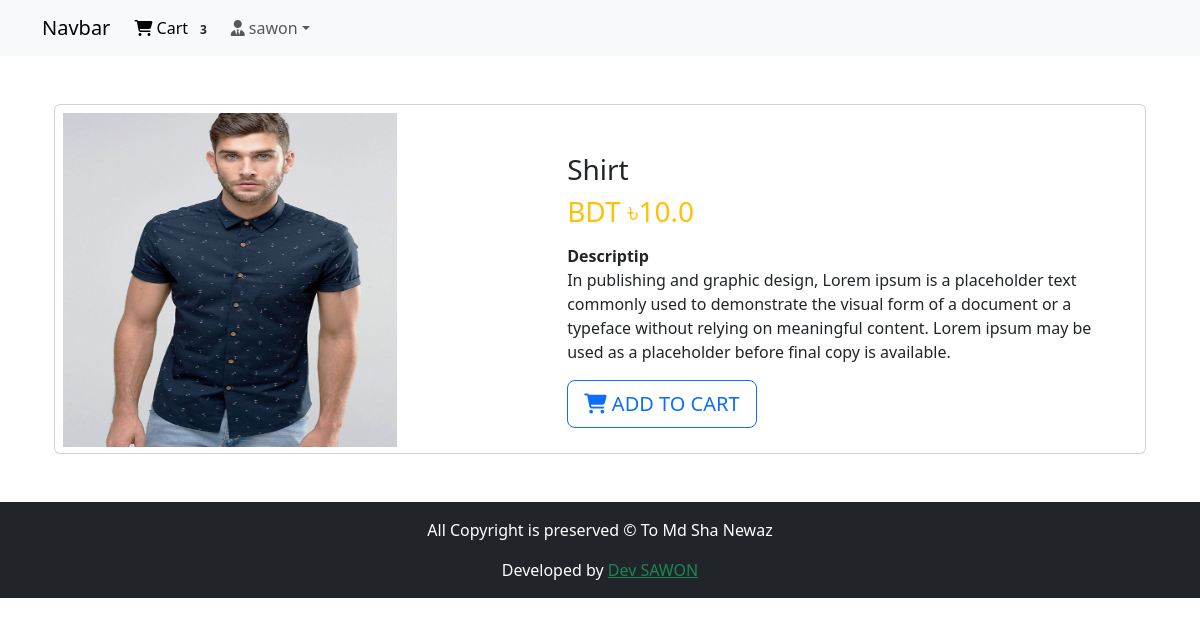
/product/1/ (signed in), run on the app's committed database.
### Login_App/models.py (models this page shows, shortened)
class User(AbstractBaseUser, PermissionsMixin):
    email = models.EmailField(unique=True, null=False)
    is_staff = models.BooleanField(
        _('staff status'),
        default = False,
        help_text = _('Designates whether the user can log in this site')
    )
    is_active = models.BooleanField(
        _('active'),
        default = True,
        help_text = _('Designate whether this user should be treated as active. Unselect this instead of deleting accounts')
    )
    USERNAME_FIELD = 'email'
    objects = MyUserMangerModel()

class ProfileModel(models.Model):
    user = models.OneToOneField(User, on_delete=models.CASCADE, related_name='profile')
    username = models.CharField(max_length=264, blank=True)
    full_name = models.CharField(max_length=264, blank=True)
    address_1 = models.TextField(max_length=300, blank=True)
    city = models.CharField(max_length=50, blank=True)
    zipcode = models.CharField(max_length=10, blank=True)
    country = models.CharField(max_length=50, blank=True)
    phone = models.CharField(max_length=20, blank=True)
    date_joined = models.DateField(auto_now_add=True)

### Order_App/models.py (models this page shows, shortened)
class OrderModel(models.Model):
    orderitems = models.ManyToManyField(CartModel)
    user = models.ForeignKey(settings.AUTH_USER_MODEL, on_delete=models.CASCADE)
    ordered =models.BooleanField(default=False) #payment is not complete
    created = models.DateTimeField(auto_now_add=True)
    paymentID = models.CharField(max_length=264, blank=True, null=True)
    orderdID = models.CharField(max_length=200, blank=True, null=True)

### Shop_App/models.py (models this page shows, shortened)
class ProductModel(models.Model):
    mainimage = models.ImageField(upload_to='Products')
    name = models.CharField(max_length=264)
    category = models.ForeignKey(CategoryModel, on_delete=models.CASCADE, related_name='category')
    preview_text = models.TextField(max_length=200, verbose_name='Preview Text')
    detail_text = models.TextField(max_length=1000, verbose_name='Description')
    price = models.FloatField()
    old_price = models.FloatField(default=0.00)
    created = models.DateTimeField(auto_now_add=True)
    class Meta:
        ordering = ['-created']

### Shop_App/views.py (the view)
# urls.py: path('product/<pk>/', views.ProductDetailView.as_view(), name='product_detail'),
class ProductDetailView(LoginRequiredMixin, DetailView):
    model = ProductModel
    title = "Product Details"
    template_name = 'Shop_App/product_detail.html'
    def get_context_data(self, **kwargs):
        context = super().get_context_data(**kwargs)
        context["title"] = self.title
        return context

### Order_App/templatetags/cart_tag.py (called while the page is built)
@register.filter()
def cart_total(user):
    order = OrderModel.objects.filter(user=user, ordered=False)
    if order.exists():
        return order[0].orderitems.count()
    else:
        return 0

### templates/Shop_App/product_detail.html (shortened to what this page needs)
{% extends 'index.html' %}
{% block body_block %}
<div class=" container my-5">
    <div class="card">
        <div class="row">
            <aside class="col-sm-5 border-right">
                <article class="gallery-wrap">
                    <div class="img-big-wrap">
                        <div>
                            <a href=""><img src="/media/{{ object.mainimage }}" alt="" class="img p-2"></a>
                        </div>
                    </div>
                </article>
            </aside>
            <aside class="col-sm-7">
                <article class="card-body p-5">
                    <h3 class="title mp-3">{{ object.name }}</h3>
                    <p class="price-detail-wrap">
                        <span class="price h3 text-warning">
                            <span class="currency">BDT &#2547;</span><span class="num">{{ object.price }}</span>
                        </span>
                    </p>
                    <dl class="item-property">
                        <dt>Descriptip</dt>
                        <dd>
                            <p>{{ object.detail_text }}</p>
                        </dd>
                    </dl>
                    <a href="{% url 'Order_App:add' pk=object.pk %}" class="btn btn-lg btn-outline-primary text-uppercase"><i class="fa-solid fa-cart-shopping"></i> Add to Cart</a>
                </article>
            </aside>
        </div>
    </div>
</div>
{% endblock %}

### templates/navbar.html (shortened to what this page needs)
{% load cart_tag %}
<nav class="navbar navbar-expand-lg navbar-light bg-light">
    <div class="container">
      <a class="navbar-brand" href="{% url 'Shop_App:home' %}">Navbar</a>
      <div class="collapse navbar-collapse" id="navbarSupportedContent">
        <ul class="navbar-nav me-auto mb-2 mb-lg-0">
          {% if request.user.is_authenticated %}
          <li class="nav-item">
            <a class="nav-link active" aria-current="page" href="{% url 'Order_App:cart' %}"><i class="fa-solid fa-cart-shopping"></i> Cart <span class="badge bg-light text-dark">{{ request.user | cart_total }}</span></a>
          </li>
          <li class="nav-item dropdown">
            <a class="nav-link dropdown-toggle" href="#" id="navbarDropdown" role="button" data-bs-toggle="dropdown" aria-expanded="false">
              <i class="fa-solid fa-user-tie"></i> {{ request.user.profile.username }}</a>
          </li>
          {% else %}
          <li class="nav-item">
            <a class="btn btn-primary" href="{% url 'Login_App:login' %}">Login</a>
          </li>
          {% endif %}
        </ul>
      </div>
    </div>
</nav>

### static/css/styles.css (style rules this page uses)
.gallery-wrap { min-height: 500px; }
.gallery-wrap .img-big-wrap img { height: 350px; width: 350px; display: inline-block; cursor: zoom-in; box-sizing: border-box; }

### templates/index.html (style rules this page uses)
.card { height: 350px; }

### data on the page
User: user|cart_total "3", user.profile.username "sawon"
ProductModel: mainimage (picture), name "Shirt", price "10.0", detail_text "In publishing and graphic design, Lorem ipsum is a placeholder text commonly used to demonstrate the visual form of a document or a typeface without relying on meaningful content. Lorem ipsum may be used as a placeholder before final copy is available."
